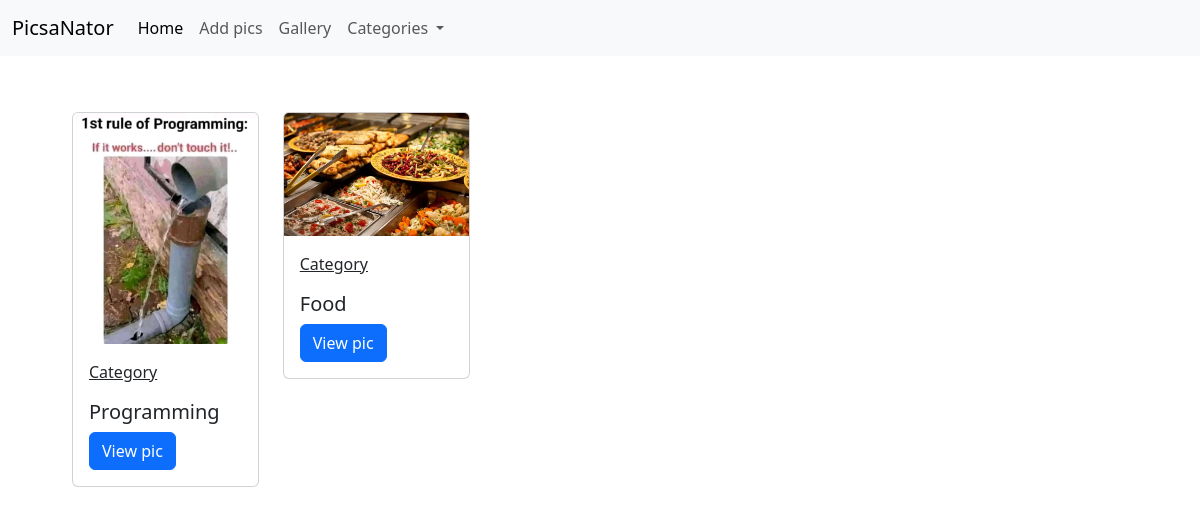
Before: / with the older database file.
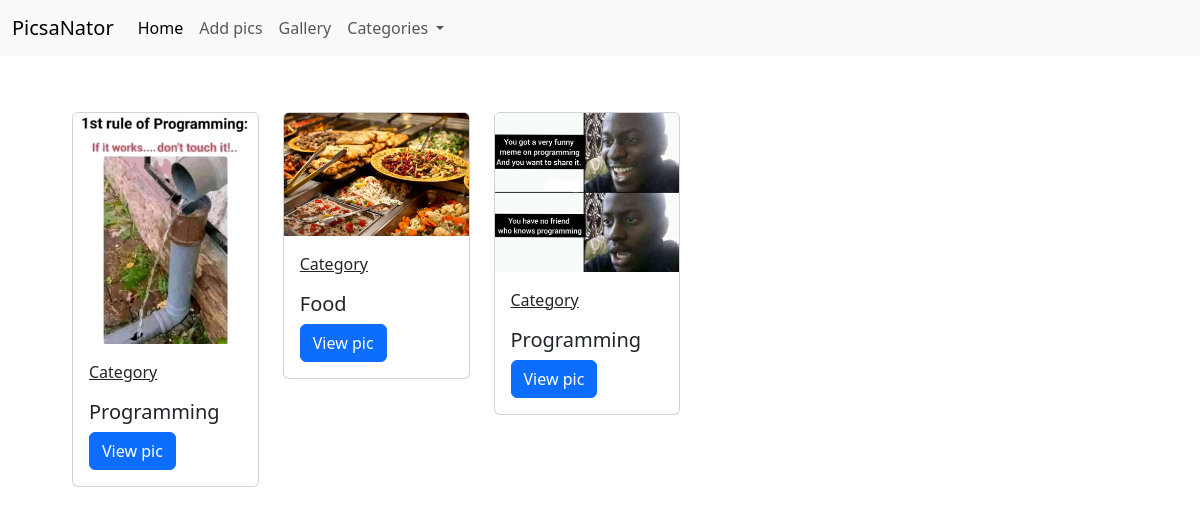
After: the same page with the newer database file.
### picgallery/models.py (models this page shows, shortened)
class Picture(models.Model):
  category =models.ForeignKey (Category, on_delete=models.SET_NULL, null=True, blank=True)
  image =models.ImageField(null=False, blank=False)
  description = models.TextField()

class Category(models.Model):
  name = models.CharField(max_length=100, null=False, blank=False)

### picgallery/views.py (the view)
# urls.py: path('', views.gallery, name='picgallery-gallery'),
def gallery(request):
  categories = Category.objects.all()
  pictures = Picture.objects.all()
  context ={'title':'Gallery' ,'categories':categories, 'pictures':pictures}
  return render(request,'picgallery/gallery.html',context)

### picgallery/templates/picgallery/gallery.html
{% extends "picgallery/base.html" %}
{% block content %}
<div class="container">
    <div class="col-md-9">
      <div class="row">
        {% for picture in pictures %}
        <div class="col-md-3">
          <div class="card my-2" >
            <img src="{{picture.image.url}}" class="card-img-top" alt="...">
            <div class="card-body">
              <p><u>Category</u></p>
              <h5 class="card-title">{{picture.category.name}}</h5>
              <a href="{% url 'picgallery-view_photo' picture.id%}" class="btn btn-primary">View pic</a>
            </div>
          </div>
        </div>
        {% empty %}
        <h3>Hakuna Picha Hapa....</h3>
        {% endfor %}
    </div>
  </div>
</div>
    </div>
{% endblock content %}

### picgallery/templates/picgallery/base.html (shortened to what this page needs)
{% load bootstrap5 %}
<!DOCTYPE html>
<html lang="en">
<head>
  {% bootstrap_css %}
</head>
<body>
  <nav class="navbar navbar-expand-lg navbar-light bg-light">
    <div class="container-fluid">
      <a class="navbar-brand" href="#">PicsaNator</a>
      <div class="collapse navbar-collapse" id="navbarNavAltMarkup">
        <div class="navbar-nav">
          <a class="nav-link active" aria-current="page" href="{% url 'picgallery-gallery' %}">Home</a>
          <a class="nav-link" href="{%url 'picgallery-addpics'%}">Add pics</a>
          <a class="nav-link" href="{% url 'picgallery-gallery'%}">Gallery</a>
          <li class="nav-item dropdown">
            <a class="nav-link dropdown-toggle" href="#" id="navbarDropdown" role="button" data-bs-toggle="dropdown" aria-expanded="false">
              Categories
            </a>
          </li>
        </div>
      </div>
    </div>
  </nav>
  <div class="container m-5 ">
    {% block content %}
  {% endblock content %}
</body>
</html>

Changed rows visible on the page:
added Picture: image (picture), category.name "Programming"
